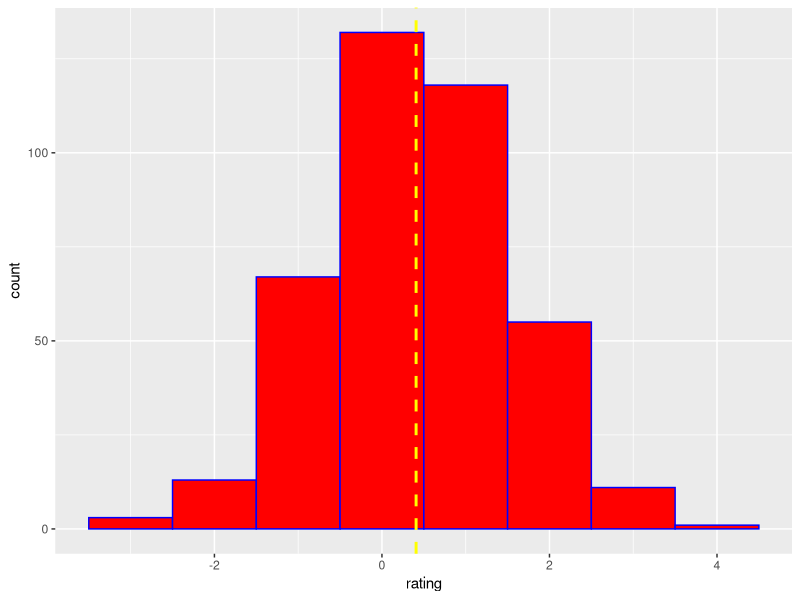
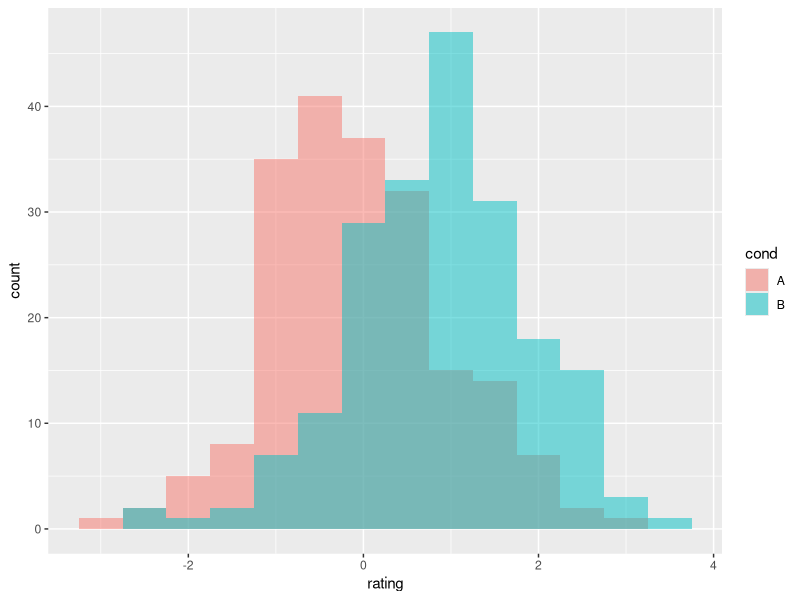
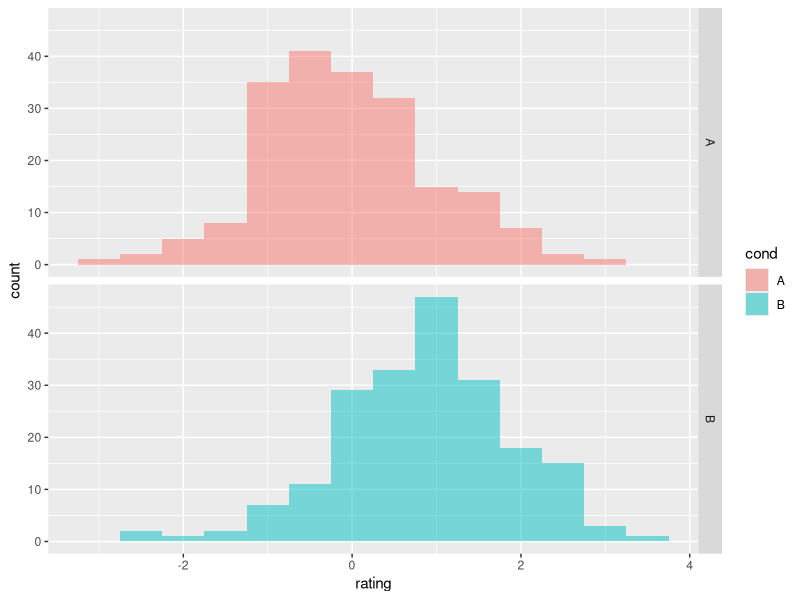
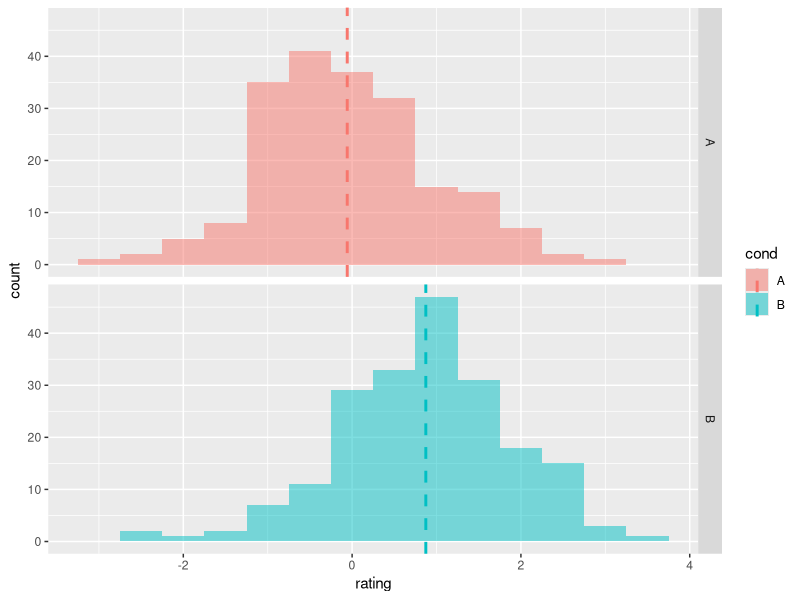
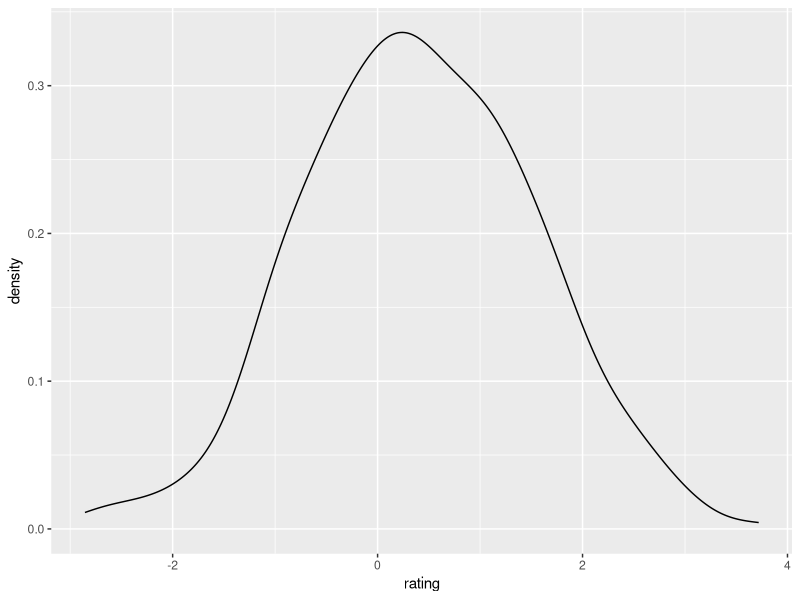
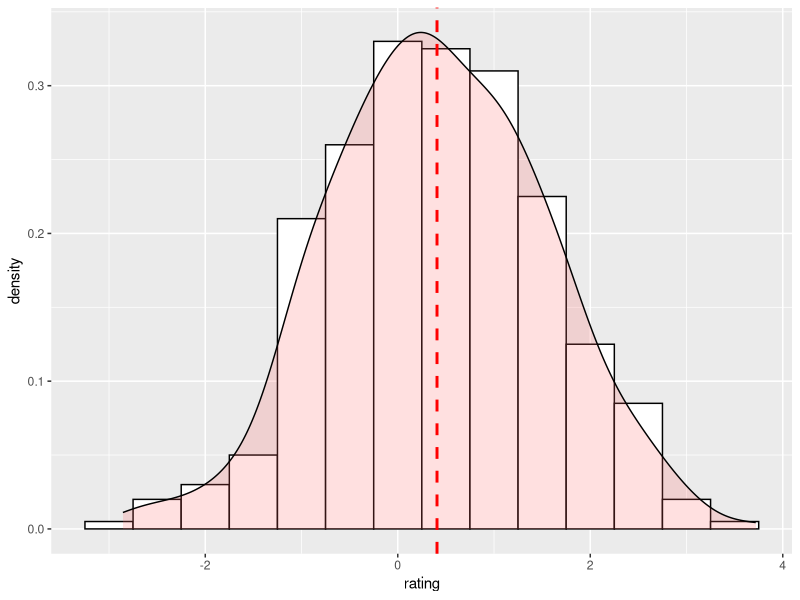

Source code (R) for these figures, in order: (Note: this script raises an error after producing the figures.)
# plotting density distributions with ggplot2

######################################################################################
# WORKFLOW
# 1. Get Data
# 2. Get Conditional Means
# 3. Histogram: single, overlaid, stacked/faceted
# 4. Density Curves
# 5. Compare 2 Density Curves: overlaid, semi-transparent, with conditional mean lines
######################################################################################

library(dplyr)
library(ggplot2)

##########
# GET DATA
##########
set.seed(1234)
d <- data_frame(cond = factor(rep(c("A", "B"), each=200)), 
                rating = c(rnorm(200), rnorm(200, mean=.8)))
# inspect
d

#######################
# GET CONDITIONAL MEANS
#######################

means <- d %>%
  group_by(cond) %>%  
  summarize(mean = mean(rating))

############
# HISTOGRAMS
############

# basic histogram of vector 'rating'. each bin has width 1
ggplot(d, aes(x = rating)) + 
  geom_histogram(binwidth = 1, color = "blue", fill = "red") + 
  geom_vline(aes(xintercept = mean(rating, na.rm = TRUE)),
             color = "yellow", linetype = "dashed", size = 1)

# 2 overlaid histograms
ggplot(d, aes(x = rating, fill = cond)) +
  geom_histogram(binwidth = .5, alpha = .5, position = "identity")

# stacked histograms using facets
ggplot(d, aes(x = rating, fill = cond)) +
  geom_histogram(binwidth = .5, alpha = .5, position = "identity") +
  facet_grid(cond ~.)

# stacked histograms using facets with mean lines
ggplot(d, aes(x = rating, fill = cond)) +
  geom_histogram(binwidth = .5, alpha = .5, position = "identity") + 
  facet_grid(cond ~.) +
  geom_vline(data = means, aes(xintercept = mean, color = cond),
             linetype = "dashed", size = 1)


##########################
# DENSITY CURVES
##########################

# basic density curve
ggplot(d, aes(x = rating)) + 
  geom_density()

# histogram with kernel density curve and mean line
ggplot(d, aes(x = rating)) + 
  geom_histogram(aes(y = ..density..),
                 binwidth = .5,
                 color = "black",
                 fill = "white") + # histogram with denisty instead of count
  geom_density(alpha = .2, fill = "#FF6666") +
  geom_vline(aes(xintercept = mean(rating, na.rm = TRUE)),
             color = "red", linetype = "dashed", size = 1)


##########################
# COMPARE 2 DENSITY CURVES
##########################

# 2 overlaid density plots
  summarize(mean = mean(rating))
ggplot(d, aes(x = rating, color = cond)) +
  geom_density()

# 2 overlaid density plots with semi-transparent fill
ggplot(d, aes(x = rating, fill = cond)) +
  geom_density(alpha = .3)
  
# with conditional mean lines:
ggplot(d, aes(x = rating, fill = cond)) +
  geom_density(alpha = .3) +
  geom_vline(data = means, aes(xintercept = mean, color = cond),
             linetype = "dashed", size = 1)
